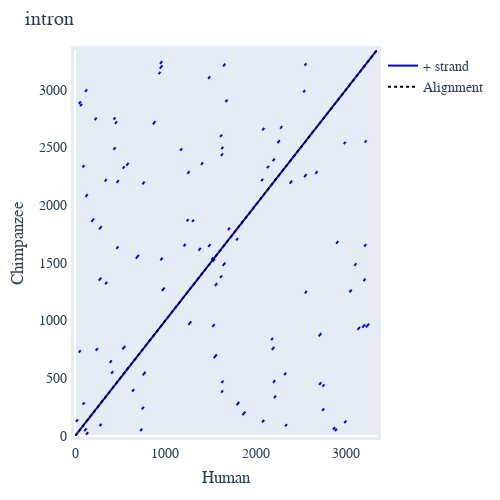
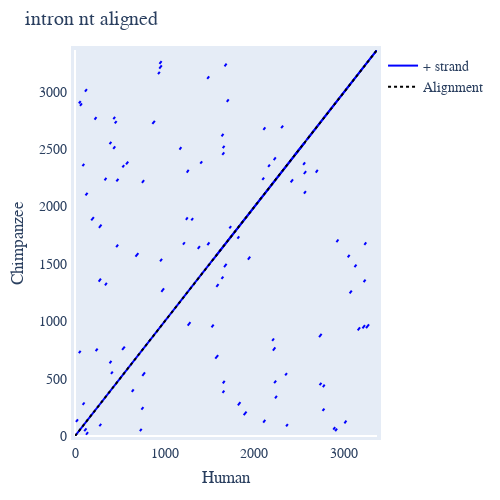

The cell these charts' notebook holds for them, in order:
### Code cell
dp_allpos = aln1.dotplot(name1="Human", name2="Chimpanzee", title="intron")
dp_allpos.show()
dp_allpos = aln_ntaligned1.dotplot(name1="Human", name2="Chimpanzee", title="intron nt aligned")
dp_allpos.show()

### Figure 1 — Plotly figure (JSON) as saved in the notebook; plotly's stock layout.template omitted (floating-point values rounded to 4 significant figures; data arrays with more than 128 entries replaced by an {"elided": "..."} marker saying what was removed)
{"data": [{"line": {"color": "blue"}, "mode": "lines", "name": "+ strand", "showlegend": true, "type": "scatter", "x": {"elided": "314 int values"}, "xaxis": "x", "y": {"elided": "314 int values"}, "yaxis": "y"}, {"line": {"color": "black", "dash": "dot"}, "mode": "lines", "name": "Alignment", "showlegend": true, "type": "scatter", "x": [0.2, 3342.0], "xaxis": "x", "y": [0, 3342], "yaxis": "y"}], "layout": {"autosize": false, "font": {"family": "Balto", "size": 14}, "height": 500, "hovermode": "closest", "margin": {"b": 50, "l": 50, "pad": 4, "r": 50, "t": 50}, "showlegend": true, "title": {"text": "intron"}, "width": 500, "xaxis": {"mirror": true, "range": [0, 3343], "showgrid": false, "showline": true, "title": {"text": "Human"}, "visible": true}, "yaxis": {"mirror": true, "range": [0, 3343], "showgrid": false, "showline": true, "title": {"text": "Chimpanzee"}, "visible": true}}}

### Figure 2 — Plotly figure (JSON) as saved in the notebook; plotly's stock layout.template omitted (floating-point values rounded to 4 significant figures; data arrays with more than 128 entries replaced by an {"elided": "..."} marker saying what was removed)
{"data": [{"line": {"color": "blue"}, "mode": "lines", "name": "+ strand", "showlegend": true, "type": "scatter", "x": {"elided": "320 int values"}, "xaxis": "x", "y": {"elided": "320 int values"}, "yaxis": "y"}, {"line": {"color": "black", "dash": "dot"}, "mode": "lines", "name": "Alignment", "showlegend": true, "type": "scatter", "x": [0.2, 3364.0], "xaxis": "x", "y": [0, 3364], "yaxis": "y"}], "layout": {"autosize": false, "font": {"family": "Balto", "size": 14}, "height": 500, "hovermode": "closest", "margin": {"b": 50, "l": 50, "pad": 4, "r": 50, "t": 50}, "showlegend": true, "title": {"text": "intron nt aligned"}, "width": 500, "xaxis": {"mirror": true, "range": [0, 3365], "showgrid": false, "showline": true, "title": {"text": "Human"}, "visible": true}, "yaxis": {"mirror": true, "range": [0, 3365], "showgrid": false, "showline": true, "title": {"text": "Chimpanzee"}, "visible": true}}}
